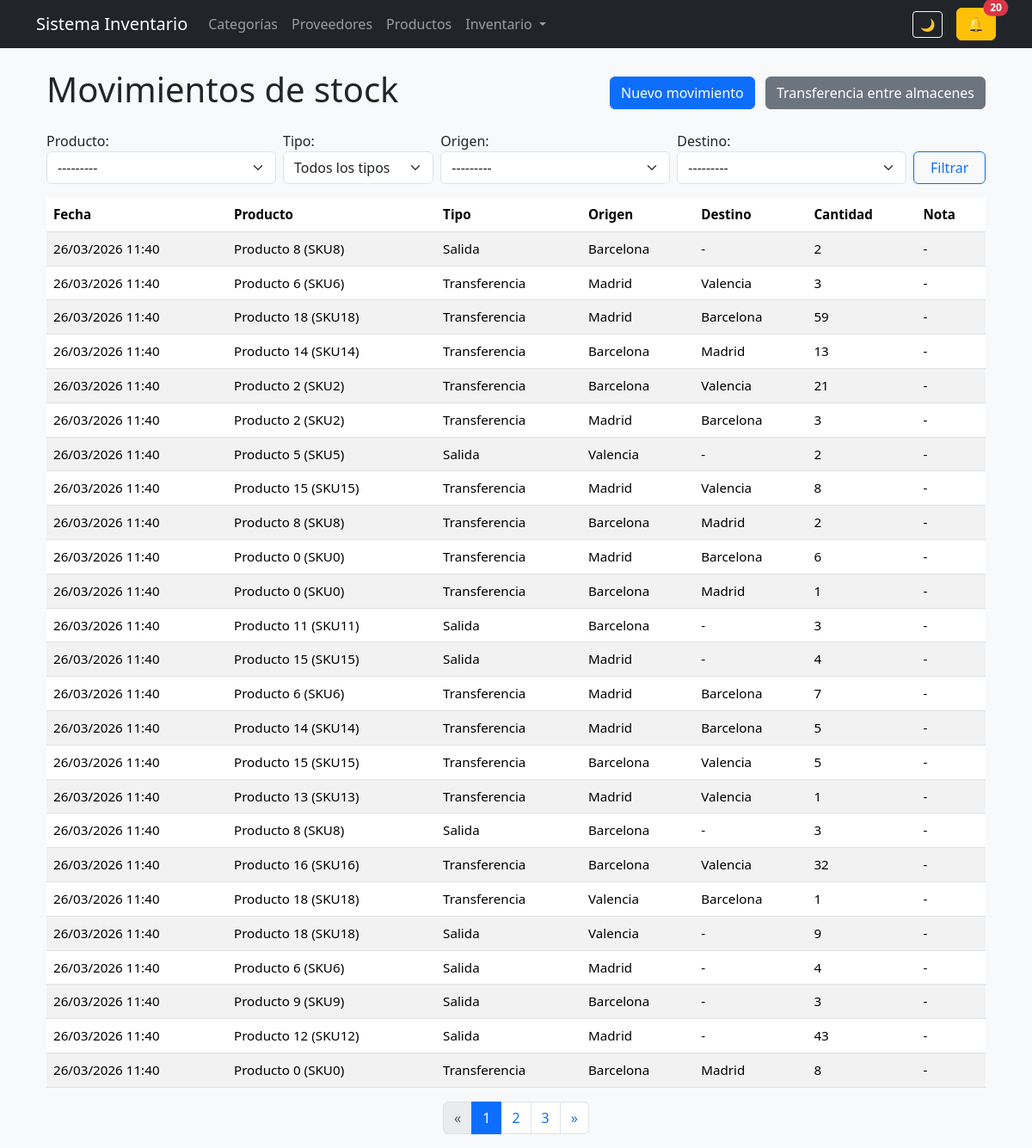
The page /inventory/stock-movements/ on the database its author committed.
### inventory/models/movements.py (models this page shows, shortened)
class StockMovement(models.Model):
    MOVEMENT_TYPES = (
        ("IN", "Entrada"),
        ("OUT", "Salida"),
        ("TRANSFER", "Transferencia"),
    )
    product = models.ForeignKey(
        Product,
        on_delete=models.CASCADE,
        related_name="movements"
    )
    movement_type = models.CharField(max_length=10, choices=MOVEMENT_TYPES)
    origin = models.ForeignKey(
        Location,
        on_delete=models.SET_NULL,
        null=True,
        blank=True,
        related_name="movements_origin"
    )
    destination = models.ForeignKey(
        Location,
        on_delete=models.SET_NULL,
        null=True,
        blank=True,
        related_name="movements_destination"
    )
    quantity = models.PositiveIntegerField()
    note = models.TextField(blank=True)
    created_at = models.DateTimeField(auto_now_add=True)
    class Meta:
        ordering = ["-created_at"]
        verbose_name = "Stock Movement"
        verbose_name_plural = "Stock Movements"

### products/models.py (models this page shows, shortened)
class Product(models.Model):
    name = models.CharField(max_length=150, db_index=True)
    sku = models.CharField(max_length=50, unique=True, db_index=True)
    category = models.ForeignKey(
        Category,
        on_delete=models.SET_NULL,
        null=True,
        related_name='products'
    )
    supplier = models.ForeignKey(
        Supplier,
        on_delete=models.SET_NULL,
        null=True,
        blank=True,
        related_name='products'
    )
    stock = models.IntegerField(default=0)
    min_stock = models.IntegerField(default=0)
    cost_price = models.DecimalField(max_digits=10, decimal_places=2, default=0)
    sale_price = models.DecimalField(max_digits=10, decimal_places=2, default=0)
    image = models.ImageField(upload_to=product_image_path, blank=True, null=True)
    last_low_stock_alert = models.DateTimeField(null=True, blank=True)
    created_at = models.DateTimeField(auto_now_add=True)
    updated_at = models.DateTimeField(auto_now=True)
    class Meta:
        ordering = ['name']
        verbose_name = "Product"
        verbose_name_plural = "Products"
    def __str__(self):
        return f"{self.name} ({self.sku})"

### inventory/models/locations.py (models this page shows)
class Location(models.Model):
    name = models.CharField(max_length=150, unique=True)
    address = models.TextField(blank=True)
    is_active = models.BooleanField(default=True)
    class Meta:
        ordering = ["name"]
        verbose_name = "Location"
        verbose_name_plural = "Locations"
    def __str__(self):
        return self.name

### inventory/views/stock.py (the view)
def stockmovement_list(request):
    view = StockMovementListView()
    qs, filter_form = view.get_queryset(request)
    page_obj = view.paginate_queryset(request, qs)
    context = {
        "movements": page_obj,
        "page_obj": page_obj,
        "filter_form": filter_form,
    }
    if view.is_htmx(request):
        return render(request, "inventory/stock/partials/table.html", context)
    return render(request, "inventory/stock/list.html", context)

### inventory/utils/listing.py (called while the page is built)
    def paginate_queryset(self, request, queryset):
        paginator = Paginator(queryset, self.paginate_by)
        page_number = request.GET.get("page")
        page_obj = paginator.get_page(page_number)
        return page_obj

    def is_htmx(self, request):
        return request.headers.get("HX-Request")

### inventory/views/stock.py (called while the page is built, shortened)
    def get_queryset(self, request):
        qs = StockMovement.objects.select_related(
            "product", "origin", "destination"
        ).all()
        filter_form = StockMovementFilterForm(request.GET or None)
        return qs, filter_form

### notifications/context_processors.py (called while the page is built)
def notifications_unread(request):
    return {
        "notifications_unread": Notification.objects.filter(seen=False).count()
    }

### inventory/templates/inventory/stock/list.html
{% extends "base.html" %}
{% block content %}
<div class="container mt-4">
    <div class="d-flex justify-content-between align-items-center mb-3">
        <h1>Movimientos de stock</h1>
        <div>
            <a href="{% url 'stockmovement_create' %}" class="btn btn-primary me-2">Nuevo movimiento</a>
            <a href="{% url 'transfer_create' %}" class="btn btn-secondary">Transferencia entre almacenes</a>
        </div>
    </div>
    <form
        method="get"
        class="row g-2 mb-3"
        hx-get="{% url 'stockmovement_list' %}"
        hx-target="#movements-table"
        hx-push-url="true"
    >
        <div class="col-md-3">
            {{ filter_form.product.label_tag }}
            {{ filter_form.product }}
        </div>
        <div class="col-md-2">
            {{ filter_form.movement_type.label_tag }}
            {{ filter_form.movement_type }}
        </div>
        <div class="col-md-3">
            {{ filter_form.origin.label_tag }}
            {{ filter_form.origin }}
        </div>
        <div class="col-md-3">
            {{ filter_form.destination.label_tag }}
            {{ filter_form.destination }}
        </div>
        <div class="col-md-1 d-flex align-items-end">
            <button type="submit" class="btn btn-outline-primary w-100">Filtrar</button>
        </div>
    </form>
    <div id="movements-table">
        {% include "inventory/stock/partials/table.html" %}
    </div>
</div>
{% endblock %}

### inventory/templates/inventory/stock/partials/table.html
<div id="movements-table">
<table class="table table-striped mt-3">
    <thead>
        <tr>
            <th>Fecha</th>
            <th>Producto</th>
            <th>Tipo</th>
            <th>Origen</th>
            <th>Destino</th>
            <th>Cantidad</th>
            <th>Nota</th>
        </tr>
    </thead>
    <tbody>
        {% for m in movements %}
            <tr>
                <td>{{ m.created_at|date:"d/m/Y H:i" }}</td>
                <td>{{ m.product }}</td>
                <td>{{ m.get_movement_type_display }}</td>
                <td>{{ m.origin|default:"-" }}</td>
                <td>{{ m.destination|default:"-" }}</td>
                <td>{{ m.quantity }}</td>
                <td>{{ m.note|default:"-" }}</td>
            </tr>
        {% empty %}
            <tr>
                <td colspan="7" class="text-center">No hay movimientos de stock registrados.</td>
            </tr>
        {% endfor %}
    </tbody>
</table>
{% include "partials/pagination.html" %}
</div>

### static/css/core.css (style rules this page uses)
:root { --bg: #f8f9fa; --text: #212529; --card: #ffffff; --border: #dee2e6; }
body { background: var(--bg); color: var(--text); transition: background .25s ease, color .25s ease; }
.table { font-size: 0.95rem; }
input, select { background: var(--card); color: var(--text); border: 1px solid var(--border); }

### dashboard/static/dashboard/css/dashboard.css (style rules this page uses)
:root { --section-bg: #ffffff; --sub-bg: #414040; --sub-text: #fafafa; }

### rows shown on the page
StockMovement: created_at "26/03/2026 11:40", product "Producto 8 (SKU8)", movement_type "Salida", origin "Barcelona", destination "-", quantity "2", note "-"
StockMovement: created_at "26/03/2026 11:40", product "Producto 6 (SKU6)", movement_type "Transferencia", origin "Madrid", destination "Valencia", quantity "3", note "-"
StockMovement: created_at "26/03/2026 11:40", product "Producto 18 (SKU18)", movement_type "Transferencia", origin "Madrid", destination "Barcelona", quantity "59", note "-"
StockMovement: created_at "26/03/2026 11:40", product "Producto 14 (SKU14)", movement_type "Transferencia", origin "Barcelona", destination "Madrid", quantity "13", note "-"
StockMovement: created_at "26/03/2026 11:40", product "Producto 2 (SKU2)", movement_type "Transferencia", origin "Barcelona", destination "Valencia", quantity "21", note "-"
StockMovement: created_at "26/03/2026 11:40", product "Producto 2 (SKU2)", movement_type "Transferencia", origin "Madrid", destination "Barcelona", quantity "3", note "-"
StockMovement: created_at "26/03/2026 11:40", product "Producto 5 (SKU5)", movement_type "Salida", origin "Valencia", destination "-", quantity "2", note "-"
StockMovement: created_at "26/03/2026 11:40", product "Producto 15 (SKU15)", movement_type "Transferencia", origin "Madrid", destination "Valencia", quantity "8", note "-"
StockMovement: created_at "26/03/2026 11:40", product "Producto 8 (SKU8)", movement_type "Transferencia", origin "Barcelona", destination "Madrid", quantity "2", note "-"
StockMovement: created_at "26/03/2026 11:40", product "Producto 0 (SKU0)", movement_type "Transferencia", origin "Madrid", destination "Barcelona", quantity "6", note "-"
StockMovement: created_at "26/03/2026 11:40", product "Producto 0 (SKU0)", movement_type "Transferencia", origin "Barcelona", destination "Madrid", quantity "1", note "-"
StockMovement: created_at "26/03/2026 11:40", product "Producto 11 (SKU11)", movement_type "Salida", origin "Barcelona", destination "-", quantity "3", note "-"
StockMovement: created_at "26/03/2026 11:40", product "Producto 15 (SKU15)", movement_type "Salida", origin "Madrid", destination "-", quantity "4", note "-"
StockMovement: created_at "26/03/2026 11:40", product "Producto 6 (SKU6)", movement_type "Transferencia", origin "Madrid", destination "Barcelona", quantity "7", note "-"
StockMovement: created_at "26/03/2026 11:40", product "Producto 14 (SKU14)", movement_type "Transferencia", origin "Madrid", destination "Barcelona", quantity "5", note "-"
StockMovement: created_at "26/03/2026 11:40", product "Producto 15 (SKU15)", movement_type "Transferencia", origin "Barcelona", destination "Valencia", quantity "5", note "-"
StockMovement: created_at "26/03/2026 11:40", product "Producto 13 (SKU13)", movement_type "Transferencia", origin "Madrid", destination "Valencia", quantity "1", note "-"
StockMovement: created_at "26/03/2026 11:40", product "Producto 8 (SKU8)", movement_type "Salida", origin "Barcelona", destination "-", quantity "3", note "-"
StockMovement: created_at "26/03/2026 11:40", product "Producto 16 (SKU16)", movement_type "Transferencia", origin "Barcelona", destination "Valencia", quantity "32", note "-"
StockMovement: created_at "26/03/2026 11:40", product "Producto 18 (SKU18)", movement_type "Transferencia", origin "Valencia", destination "Barcelona", quantity "1", note "-"
StockMovement: created_at "26/03/2026 11:40", product "Producto 18 (SKU18)", movement_type "Salida", origin "Valencia", destination "-", quantity "9", note "-"
StockMovement: created_at "26/03/2026 11:40", product "Producto 6 (SKU6)", movement_type "Salida", origin "Madrid", destination "-", quantity "4", note "-"
StockMovement: created_at "26/03/2026 11:40", product "Producto 9 (SKU9)", movement_type "Salida", origin "Barcelona", destination "-", quantity "3", note "-"
StockMovement: created_at "26/03/2026 11:40", product "Producto 12 (SKU12)", movement_type "Salida", origin "Madrid", destination "-", quantity "43", note "-"
StockMovement: created_at "26/03/2026 11:40", product "Producto 0 (SKU0)", movement_type "Transferencia", origin "Barcelona", destination "Madrid", quantity "8", note "-"

### other values the page prints
{{ unread }} "20"
{{ filter_form.product.label_tag }} "Producto:"
{{ filter_form.movement_type.label_tag }} "Tipo:"
{{ filter_form.origin.label_tag }} "Origen:"
{{ filter_form.destination.label_tag }} "Destino:"
{{ num }} "1"
{{ num }} "2" "3"
